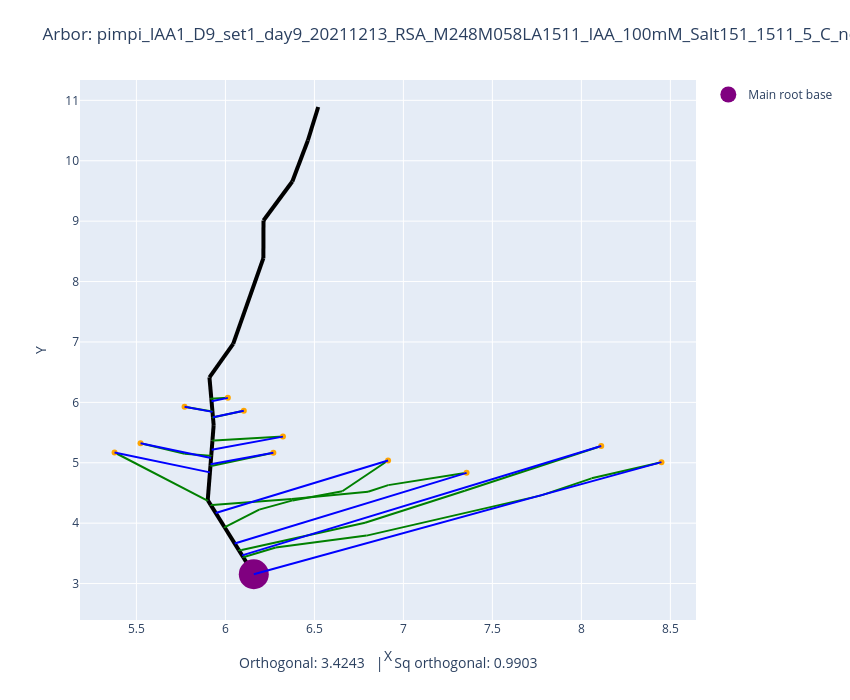

Here is the notebook cell this chart was saved with:
### Code cell
plot_arbors(fname, 0, 0.5)

### Figure 1 — Plotly figure (JSON) as saved in the notebook; plotly's stock layout.template omitted (floating-point values rounded to 4 significant figures)
{"data": [{"line": {"color": "black", "width": 4}, "mode": "lines", "showlegend": false, "type": "scatter", "x": [6.159, 6.1], "y": [3.154, 3.435]}, {"line": {"color": "black", "width": 4}, "mode": "lines", "showlegend": false, "type": "scatter", "x": [6.1, 6.075], "y": [3.435, 3.553]}, {"line": {"color": "black", "width": 4}, "mode": "lines", "showlegend": false, "type": "scatter", "x": [6.075, 5.995], "y": [3.553, 3.932]}, {"line": {"color": "black", "width": 4}, "mode": "lines", "showlegend": false, "type": "scatter", "x": [5.995, 5.918], "y": [3.932, 4.299]}, {"line": {"color": "black", "width": 4}, "mode": "lines", "showlegend": false, "type": "scatter", "x": [5.918, 5.902], "y": [4.299, 4.375]}, {"line": {"color": "black", "width": 4}, "mode": "lines", "showlegend": false, "type": "scatter", "x": [5.902, 5.901], "y": [4.375, 4.381]}, {"line": {"color": "black", "width": 4}, "mode": "lines", "showlegend": false, "type": "scatter", "x": [5.901, 5.916], "y": [4.381, 4.95]}, {"line": {"color": "black", "width": 4}, "mode": "lines", "showlegend": false, "type": "scatter", "x": [5.916, 5.92], "y": [4.95, 5.116]}, {"line": {"color": "black", "width": 4}, "mode": "lines", "showlegend": false, "type": "scatter", "x": [5.92, 5.927], "y": [5.116, 5.367]}, {"line": {"color": "black", "width": 4}, "mode": "lines", "showlegend": false, "type": "scatter", "x": [5.927, 5.934], "y": [5.367, 5.624]}, {"line": {"color": "black", "width": 4}, "mode": "lines", "showlegend": false, "type": "scatter", "x": [5.934, 5.93], "y": [5.624, 5.75]}, {"line": {"color": "black", "width": 4}, "mode": "lines", "showlegend": false, "type": "scatter", "x": [5.93, 5.927], "y": [5.75, 5.855]}, {"line": {"color": "black", "width": 4}, "mode": "lines", "showlegend": false, "type": "scatter", "x": [5.927, 5.921], "y": [5.855, 6.061]}, {"line": {"color": "black", "width": 4}, "mode": "lines", "showlegend": false, "type": "scatter", "x": [5.921, 5.91], "y": [6.061, 6.414]}, {"line": {"color": "black", "width": 4}, "mode": "lines", "showlegend": false, "type": "scatter", "x": [5.91, 6.044], "y": [6.414, 6.967]}, {"line": {"color": "black", "width": 4}, "mode": "lines", "showlegend": false, "type": "scatter", "x": [6.044, 6.213], "y": [6.967, 8.388]}, {"line": {"color": "black", "width": 4}, "mode": "lines", "showlegend": false, "type": "scatter", "x": [6.213, 6.214], "y": [8.388, 9.011]}, {"line": {"color": "black", "width": 4}, "mode": "lines", "showlegend": false, "type": "scatter", "x": [6.214, 6.376], "y": [9.011, 9.657]}, {"line": {"color": "black", "width": 4}, "mode": "lines", "showlegend": false, "type": "scatter", "x": [6.376, 6.463], "y": [9.657, 10.34]}, {"line": {"color": "black", "width": 4}, "mode": "lines", "showlegend": false, "type": "scatter", "x": [6.463, 6.521], "y": [10.34, 10.89]}, {"line": {"color": "green", "width": 2}, "mode": "lines", "showlegend": false, "type": "scatter", "x": [8.45, 8.057], "y": [5.01, 4.742]}, {"line": {"color": "green", "width": 2}, "mode": "lines", "showlegend": false, "type": "scatter", "x": [8.057, 7.775], "y": [4.742, 4.46]}, {"line": {"color": "green", "width": 2}, "mode": "lines", "showlegend": false, "type": "scatter", "x": [7.775, 6.793], "y": [4.46, 3.794]}, {"line": {"color": "green", "width": 2}, "mode": "lines", "showlegend": false, "type": "scatter", "x": [6.793, 6.283], "y": [3.794, 3.596]}, {"line": {"color": "green", "width": 2}, "mode": "lines", "showlegend": false, "type": "scatter", "x": [6.283, 6.1], "y": [3.596, 3.435]}, {"line": {"color": "green", "width": 2}, "mode": "lines", "showlegend": false, "type": "scatter", "x": [6.1, 6.1], "y": [3.435, 3.435]}, {"line": {"color": "green", "width": 2}, "mode": "lines", "showlegend": false, "type": "scatter", "x": [8.112, 7.345], "y": [5.278, 4.535]}, {"line": {"color": "green", "width": 2}, "mode": "lines", "showlegend": false, "type": "scatter", "x": [7.345, 6.785], "y": [4.535, 4.006]}, {"line": {"color": "green", "width": 2}, "mode": "lines", "showlegend": false, "type": "scatter", "x": [6.785, 6.091], "y": [4.006, 3.557]}, {"line": {"color": "green", "width": 2}, "mode": "lines", "showlegend": false, "type": "scatter", "x": [6.091, 6.075], "y": [3.557, 3.553]}, {"line": {"color": "green", "width": 2}, "mode": "lines", "showlegend": false, "type": "scatter", "x": [6.914, 6.657], "y": [5.038, 4.529]}, {"line": {"color": "green", "width": 2}, "mode": "lines", "showlegend": false, "type": "scatter", "x": [6.657, 6.378], "y": [4.529, 4.377]}, {"line": {"color": "green", "width": 2}, "mode": "lines", "showlegend": false, "type": "scatter", "x": [6.378, 6.19], "y": [4.377, 4.224]}, {"line": {"color": "green", "width": 2}, "mode": "lines", "showlegend": false, "type": "scatter", "x": [6.19, 5.994], "y": [4.224, 3.932]}, {"line": {"color": "green", "width": 2}, "mode": "lines", "showlegend": false, "type": "scatter", "x": [5.994, 5.995], "y": [3.932, 3.932]}, {"line": {"color": "green", "width": 2}, "mode": "lines", "showlegend": false, "type": "scatter", "x": [7.355, 6.915], "y": [4.833, 4.63]}, {"line": {"color": "green", "width": 2}, "mode": "lines", "showlegend": false, "type": "scatter", "x": [6.915, 6.801], "y": [4.63, 4.52]}, {"line": {"color": "green", "width": 2}, "mode": "lines", "showlegend": false, "type": "scatter", "x": [6.801, 6.373], "y": [4.52, 4.398]}, {"line": {"color": "green", "width": 2}, "mode": "lines", "showlegend": false, "type": "scatter", "x": [6.373, 5.925], "y": [4.398, 4.3]}, {"line": {"color": "green", "width": 2}, "mode": "lines", "showlegend": false, "type": "scatter", "x": [5.925, 5.918], "y": [4.3, 4.299]}, {"line": {"color": "green", "width": 2}, "mode": "lines", "showlegend": false, "type": "scatter", "x": [6.269, 5.927], "y": [5.167, 4.949]}, {"line": {"color": "green", "width": 2}, "mode": "lines", "showlegend": false, "type": "scatter", "x": [5.927, 5.916], "y": [4.949, 4.95]}, {"line": {"color": "green", "width": 2}, "mode": "lines", "showlegend": false, "type": "scatter", "x": [6.323, 5.937], "y": [5.433, 5.367]}, {"line": {"color": "green", "width": 2}, "mode": "lines", "showlegend": false, "type": "scatter", "x": [5.937, 5.927], "y": [5.367, 5.367]}, {"line": {"color": "green", "width": 2}, "mode": "lines", "showlegend": false, "type": "scatter", "x": [6.103, 5.928], "y": [5.861, 5.75]}, {"line": {"color": "green", "width": 2}, "mode": "lines", "showlegend": false, "type": "scatter", "x": [5.928, 5.93], "y": [5.75, 5.75]}, {"line": {"color": "green", "width": 2}, "mode": "lines", "showlegend": false, "type": "scatter", "x": [6.014, 5.917], "y": [6.074, 6.061]}, {"line": {"color": "green", "width": 2}, "mode": "lines", "showlegend": false, "type": "scatter", "x": [5.917, 5.921], "y": [6.061, 6.061]}, {"line": {"color": "green", "width": 2}, "mode": "lines", "showlegend": false, "type": "scatter", "x": [5.77, 5.918], "y": [5.927, 5.854]}, {"line": {"color": "green", "width": 2}, "mode": "lines", "showlegend": false, "type": "scatter", "x": [5.918, 5.927], "y": [5.854, 5.855]}, {"line": {"color": "green", "width": 2}, "mode": "lines", "showlegend": false, "type": "scatter", "x": [5.523, 5.771], "y": [5.323, 5.147]}, {"line": {"color": "green", "width": 2}, "mode": "lines", "showlegend": false, "type": "scatter", "x": [5.771, 5.913], "y": [5.147, 5.116]}, {"line": {"color": "green", "width": 2}, "mode": "lines", "showlegend": false, "type": "scatter", "x": [5.913, 5.92], "y": [5.116, 5.116]}, {"line": {"color": "green", "width": 2}, "mode": "lines", "showlegend": false, "type": "scatter", "x": [5.377, 5.899], "y": [5.17, 4.375]}, {"line": {"color": "green", "width": 2}, "mode": "lines", "showlegend": false, "type": "scatter", "x": [5.899, 5.902], "y": [4.375, 4.375]}, {"marker": {"color": "orange"}, "mode": "markers", "showlegend": false, "type": "scatter", "x": [8.45], "y": [5.01]}, {"marker": {"color": "orange"}, "mode": "markers", "showlegend": false, "type": "scatter", "x": [8.112], "y": [5.278]}, {"marker": {"color": "orange"}, "mode": "markers", "showlegend": false, "type": "scatter", "x": [6.914], "y": [5.038]}, {"marker": {"color": "orange"}, "mode": "markers", "showlegend": false, "type": "scatter", "x": [7.355], "y": [4.833]}, {"marker": {"color": "orange"}, "mode": "markers", "showlegend": false, "type": "scatter", "x": [6.269], "y": [5.167]}, {"marker": {"color": "orange"}, "mode": "markers", "showlegend": false, "type": "scatter", "x": [6.323], "y": [5.433]}, {"marker": {"color": "orange"}, "mode": "markers", "showlegend": false, "type": "scatter", "x": [6.103], "y": [5.861]}, {"marker": {"color": "orange"}, "mode": "markers", "showlegend": false, "type": "scatter", "x": [6.014], "y": [6.074]}, {"marker": {"color": "orange"}, "mode": "markers", "showlegend": false, "type": "scatter", "x": [5.77], "y": [5.927]}, {"marker": {"color": "orange"}, "mode": "markers", "showlegend": false, "type": "scatter", "x": [5.523], "y": [5.323]}, {"marker": {"color": "orange"}, "mode": "markers", "showlegend": false, "type": "scatter", "x": [5.377], "y": [5.17]}, {"marker": {"color": "purple", "size": 30}, "mode": "markers", "name": "Main root base", "type": "scatter", "x": [6.159], "y": [3.154]}, {"line": {"color": "blue"}, "mode": "lines", "showlegend": false, "type": "scatter", "x": [8.45, 6.159], "y": [5.01, 3.154]}, {"line": {"color": "blue"}, "mode": "lines", "showlegend": false, "type": "scatter", "x": [8.112, 6.094], "y": [5.278, 3.467]}, {"line": {"color": "blue"}, "mode": "lines", "showlegend": false, "type": "scatter", "x": [6.914, 5.946], "y": [5.038, 4.169]}, {"line": {"color": "blue"}, "mode": "lines", "showlegend": false, "type": "scatter", "x": [7.355, 6.052], "y": [4.833, 3.664]}, {"line": {"color": "blue"}, "mode": "lines", "showlegend": false, "type": "scatter", "x": [6.269, 5.917], "y": [5.167, 4.975]}, {"line": {"color": "blue"}, "mode": "lines", "showlegend": false, "type": "scatter", "x": [6.323, 5.923], "y": [5.433, 5.216]}, {"line": {"color": "blue"}, "mode": "lines", "showlegend": false, "type": "scatter", "x": [6.103, 5.93], "y": [5.861, 5.754]}, {"line": {"color": "blue"}, "mode": "lines", "showlegend": false, "type": "scatter", "x": [6.014, 5.922], "y": [6.074, 6.018]}, {"line": {"color": "blue"}, "mode": "lines", "showlegend": false, "type": "scatter", "x": [5.77, 5.927], "y": [5.927, 5.842]}, {"line": {"color": "blue"}, "mode": "lines", "showlegend": false, "type": "scatter", "x": [5.523, 5.919], "y": [5.323, 5.08]}, {"line": {"color": "blue"}, "mode": "lines", "showlegend": false, "type": "scatter", "x": [5.377, 5.913], "y": [5.17, 4.841]}], "layout": {"annotations": [{"font": {"size": 14}, "showarrow": false, "text": "Orthogonal: 3.4243   |   Sq orthogonal: 0.9903", "x": 0.5, "xref": "paper", "y": -0.1, "yref": "paper"}], "height": 700, "margin": {"b": 80, "t": 80}, "title": {"text": "Arbor: pimpi_IAA1_D9_set1_day9_20211213_RSA_M248M058LA1511_IAA_100mM_Salt151_1511_5_C_noiaa.csv   |   G=0, alpha=0.5"}, "width": 850, "xaxis": {"autorange": true, "range": [5.183, 8.644], "title": {"text": "X"}, "type": "linear"}, "yaxis": {"autorange": true, "range": [2.397, 11.34], "title": {"text": "Y"}, "type": "linear"}}}
